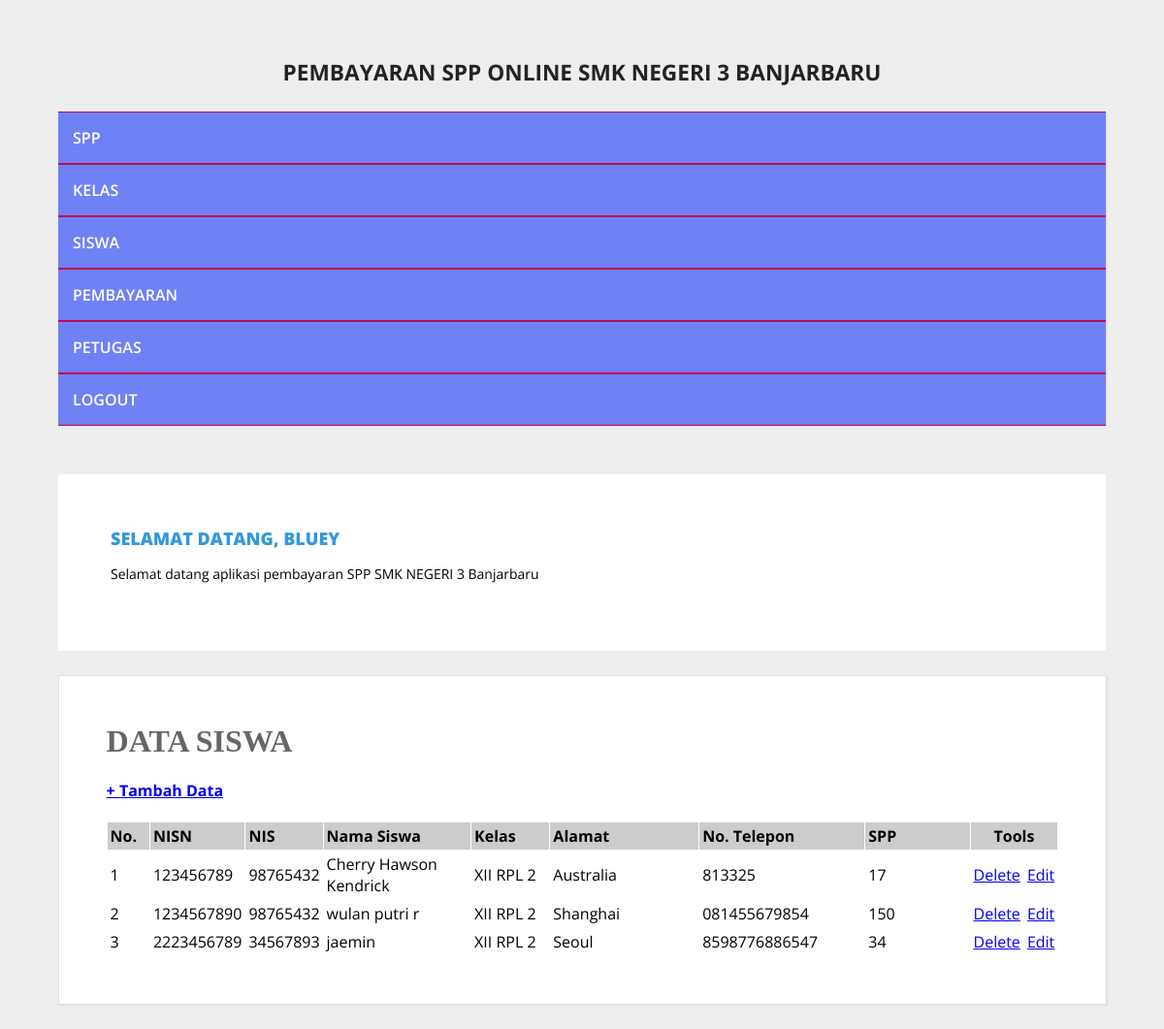
Screenshot of /admin/halaman_admin.php?open=data_siswa (signed in) with the database file from the repository.
### tables this page shows
CREATE TABLE `siswa` (
  `nisn` varchar(10) NOT NULL,
  `nis` varchar(8) NOT NULL,
  `nama` varchar(35) NOT NULL,
  `id_kelas` varchar(11) NOT NULL,
  `alamat` text NOT NULL,
  `no_telp` varchar(15) NOT NULL,
  `id_spp` varchar(5) NOT NULL
);

CREATE TABLE `kelas` (
  `id_kelas` varchar(5) NOT NULL,
  `nama_kelas` varchar(10) NOT NULL,
  `kompetensi_keahlian` varchar(30) NOT NULL
);

CREATE TABLE `spp` (
  `id_spp` varchar(5) NOT NULL,
  `tahun` int(4) NOT NULL,
  `nominal` int(10) NOT NULL
);

### admin/data_siswa.php (the view)
<?php
include_once "../src/koneksi.php";
?>
<h1><b>DATA SISWA</b></h1>
<h4>
    <a href="?open=tambah_siswa">+ Tambah Data</a>
</h4>
<table cellspacing="1" cellpadding="3">
    <tr>
        <td width="5%" bgcolor="#CCCCCC">
            <b>No.</b>
        </td>
        <td width="5%" bgcolor="#CCCCCC">
            <b>NISN</b>
        </td>
        <td width="5%" bgcolor="#CCCCCC">
            <b>NIS</b>
        </td>
        <td width="20%" bgcolor="#CCCCCC">
            <b>Nama Siswa</b>
        </td>
        <td width="10%" bgcolor="#CCCCCC">
            <b>Kelas</b>
        </td>
        <td width="20%" bgcolor="#CCCCCC">
            <b>Alamat</b>
        </td>
        <td width="20%" bgcolor="#CCCCCC">
            <b>No. Telepon</b>
        </td>
        <td width="30%" bgcolor="#CCCCCC">
            <b>SPP</b>
        </td>
        <td colspan="2" align="center" bgcolor="#CCCCCC">
            <b>Tools</b>
        </td>
    </tr>
    <?php
    $sql = mysqli_query(
        $koneksi,
        "SELECT * FROM kelas
        JOIN siswa ON kelas.id_kelas = siswa.id_kelas
        JOIN spp ON siswa.id_spp = spp.id_spp"
    );
    $nomor = 0;
    while ($data = mysqli_fetch_array($sql)) {
        $nomor++;
    ?>
    <tr>
        <td>
            <?php echo $nomor; ?>
        </td>
        <td>
            <?php echo $data['nisn']; ?>
        </td>
        <td>
            <?php echo $data['nis']; ?>
        </td>
        <td>
            <?php echo $data['nama']; ?>
        </td>
        <td>
            <?php echo $data['nama_kelas']; ?>
        </td>
        <td>
            <?php echo $data['alamat']; ?>
        </td>
        <td>
            <?php echo $data['no_telp']; ?>
        </td>
        <td>
            <?php echo $data['nominal']; ?>
        </td>
        <td width="9%" align="center">
            <a
                href="?open=hapus_siswa&nisn=<?php echo $data['nisn']; ?>"
                target="_self"
                onclick="return confirm('YAKIN INGIN MENGHAPUS DATA SISWA INI ... ?')"
            >
                Delete
            </a>
        </td>
        <td width="9%" align="center">
            <a
                href="?open=edit_siswa&nisn=<?php echo $data['nisn']; ?>"
                target="_self"
            >
                Edit
            </a>
        </td>
    </tr>
    <?php
    }
    ?>
</table>

### src/style.css (style rules this page uses)
body { background: #eeeeee; margin:0; font-family: 'Open Sans', sans-serif; }
.conteudo h1 { padding: 0; margin: 0 0 15px; font-weight: normal; color: #666; font-family: Georgia; }

### rows the page displays
siswa: nisn "123456789", nis "98765432", nama "Cherry Hawson Kendrick", id_kelas.nama_kelas "XII RPL 2", alamat "Australia", no_telp "813325", id_spp.nominal "17"
siswa: nisn "1234567890", nis "98765432", nama "wulan putri r", id_kelas.nama_kelas "XII RPL 2", alamat "Shanghai", no_telp "081455679854", id_spp.nominal "150"
siswa: nisn "2223456789", nis "34567893", nama "jaemin", id_kelas.nama_kelas "XII RPL 2", alamat "Seoul", no_telp "8598776886547", id_spp.nominal "34"

### other values shown
$_SESSION['username'] "BLUEY"
